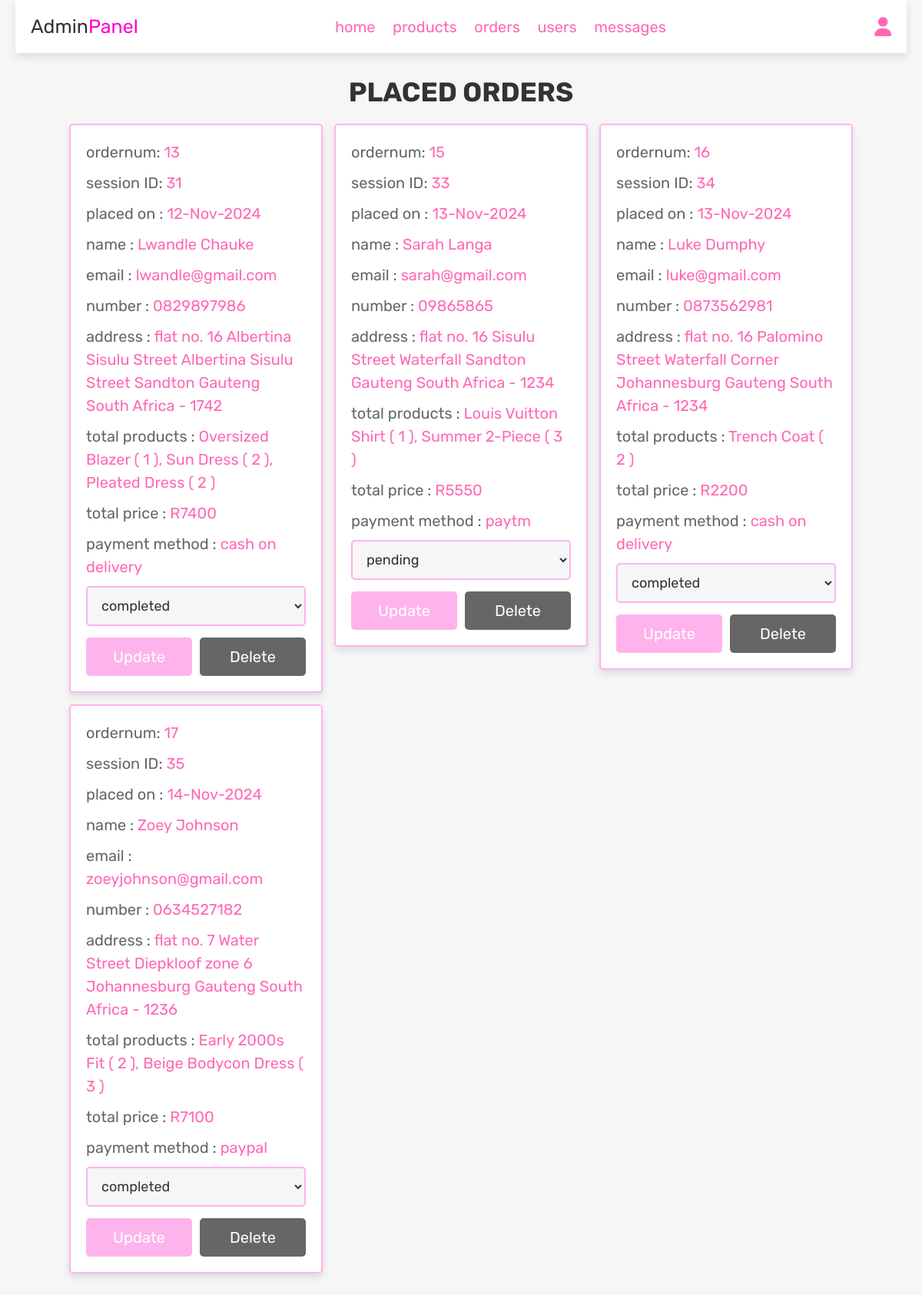
Page /admin_orders.php (signed in) on the committed database.
### tables this page shows
CREATE TABLE IF NOT EXISTS `tblorders` (
  `id` int NOT NULL AUTO_INCREMENT,
  `user_id` int NOT NULL,
  `name` varchar(100) NOT NULL,
  `number` varchar(12) NOT NULL,
  `email` varchar(100) NOT NULL,
  `method` varchar(50) NOT NULL,
  `address` varchar(500) NOT NULL,
  `total_products` varchar(1000) NOT NULL,
  `total_price` int NOT NULL,
  `placed_on` varchar(50) NOT NULL,
  `payment_status` varchar(20) NOT NULL DEFAULT 'pending',
  PRIMARY KEY (`id`)
);

### admin_orders.php (the view, shortened to what this page needs)
<?php
try {
   $conn = new PDO("mysql:host=localhost;dbname=clothing_store", "root", "");
   $conn->setAttribute(PDO::ATTR_ERRMODE, PDO::ERRMODE_EXCEPTION);
} catch(PDOException $e) {
   echo "Connection failed: " . $e->getMessage();
}
?>
<!DOCTYPE html>
<html lang="en">
<head>
   <link rel="stylesheet" href="https://cdnjs.cloudflare.com/ajax/libs/font-awesome/6.1.1/css/all.min.css">
   <link rel="stylesheet" href="css/admin_style.css">
</head>
<body>
<?php include 'admin_header.php'; ?>
<section class="placed-orders">
   <h1 class="title">placed orders</h1>
   <div class="box-container">
      <?php
         $select_orders = $conn->prepare("SELECT * FROM `tblorders`");
         $select_orders->execute();
         if($select_orders->rowCount() > 0){
            while($fetch_orders = $select_orders->fetch(PDO::FETCH_ASSOC)){
      ?>
      <div class="box">
         <p> ordernum: <span><?= $fetch_orders['id']; ?></span> </p>
         <p> session ID: <span><?= $fetch_orders['user_id']; ?></span> </p>
         <p> placed on : <span><?= $fetch_orders['placed_on']; ?></span> </p>
         <p> name : <span><?= $fetch_orders['name']; ?></span> </p>
         <p> email : <span><?= $fetch_orders['email']; ?></span> </p>
         <p> number : <span><?= $fetch_orders['number']; ?></span> </p>
         <p> address : <span><?= $fetch_orders['address']; ?></span> </p>
         <p> total products : <span><?= $fetch_orders['total_products']; ?></span> </p>
         <p> total price : <span>R<?= $fetch_orders['total_price']; ?></span> </p>
         <p> payment method : <span><?= $fetch_orders['method']; ?></span> </p>
         <form action="" method="POST">
            <select name="update_payment" class="drop-down">
               <option value="" selected disabled><?= $fetch_orders['payment_status']; ?></option>
            </select>
            <div class="flex-btn">
               <input type="submit" name="update_order" class="option-btn" value="update">
               <a href="admin_orders.php?delete=<?= $fetch_orders['id']; ?>" class="delete-btn" onclick="return confirm('delete this order?');">delete</a>
            </div>
         </form>
      </div>
      <?php
         }
      }else{
         echo '<p class="empty">no orders placed yet!</p>';
      }
      ?>
   </div>
</section>
</body>
</html>

### css/admin_style.css (style rules this page uses)
.placed-orders .box-container { display: grid; grid-template-columns: repeat(auto-fit, 33rem); gap:1.5rem; align-items: flex-start; justify-content:center; }
.placed-orders .box-container .box { border:var(--border); box-shadow: var(--box-shadow); background-color: var(--white); border-radius: .5rem; padding:2rem; }
.placed-orders .box-container .box p { margin-bottom: 1rem; line-height: 1.5; font-size: 2rem; color:var(--light-color); }
.placed-orders .box-container .box p span { color:var(--pink); }
.placed-orders .box-container .box .drop-down { width: 100%; padding:1.2rem 1.4rem; font-size: 1.8rem; border:var(--border); border-radius: .5rem; background-color: var(--light-bg); margin-bottom: .5rem; }

### css/components.css (style rules this page uses)
:root { --pink: #ff69b4; --light-pink: #ffb3ec; --dark-pink: #ff00d4; --red: #e74c3c; --black: #333; --orange: #fad400; --gray: #bbbbbb; --light-color: #666; --white: #fff; --light-bg: #f6f6f6; --border: .2rem solid var(--light-pink); --box-shadow: 0 .5rem 1rem rgba(0,0,0,.1); }
* { font-family: 'Rubik', sans-serif; margin:0; padding:0; box-sizing: border-box; outline: none; border:none; text-decoration: none; color:var(--black); }
body { background-color: var(--light-bg); padding: 0 2rem; }
html { font-size: 62.5%; overflow-x: hidden; scroll-behavior: smooth; scroll-padding-top: 6.5rem; }
section { padding:3rem 2rem; max-width: 1200px; margin:0 auto; }
.btn, .delete-btn, .option-btn { display: block; width: 100%; margin-top: 1rem; border-radius: .5rem; color:var(--white); font-size: 2rem; padding:1.3rem 3rem; text-transform: capitalize; cursor: pointer; text-align: center; }
.delete-btn { background-color: var(--light-color); }
.option-btn { background-color: var(--light-pink); }
.flex-btn { display: flex; flex-wrap: wrap; gap:1rem; }
.flex-btn > * { flex:1; }
.title { text-align: center; margin-bottom: 2rem; text-transform: uppercase; color:var(--black); font-size: 3.5rem; }

### rows in the picture
tblorders: id "13", user "31", placed_on "12-Nov-2024", name "Lwandle Chauke", email "lwandle@gmail.com", number "0829897986", address "flat no. 16 Albertina Sisulu Street Albertina Sisulu Street Sandton Gauteng South Africa - 1742", total_products "Oversized Blazer ( 1 ), Sun Dress ( 2 ), Pleated Dress ( 2 )", total_price "7400", method "cash on delivery", update_payment "completed"
tblorders: id "15", user "33", placed_on "13-Nov-2024", name "Sarah Langa", email "sarah@gmail.com", number "09865865", address "flat no. 16 Sisulu Street Waterfall Sandton Gauteng South Africa - 1234", total_products "Louis Vuitton Shirt ( 1 ), Summer 2-Piece ( 3 )", total_price "5550", method "paytm", update_payment "pending"
tblorders: id "16", user "34", placed_on "13-Nov-2024", name "Luke Dumphy", email "luke@gmail.com", number "0873562981", address "flat no. 16 Palomino Street Waterfall Corner Johannesburg Gauteng South Africa - 1234", total_products "Trench Coat ( 2 )", total_price "2200", method "cash on delivery", update_payment "completed"
tblorders: id "17", user "35", placed_on "14-Nov-2024", name "Zoey Johnson", email "zoeyjohnson@gmail.com", number "0634527182", address "flat no. 7 Water Street Diepkloof zone 6 Johannesburg Gauteng South Africa - 1236", total_products "Early 2000s Fit ( 2 ), Beige Bodycon Dress ( 3 )", total_price "7100", method "paypal", update_payment "completed"
